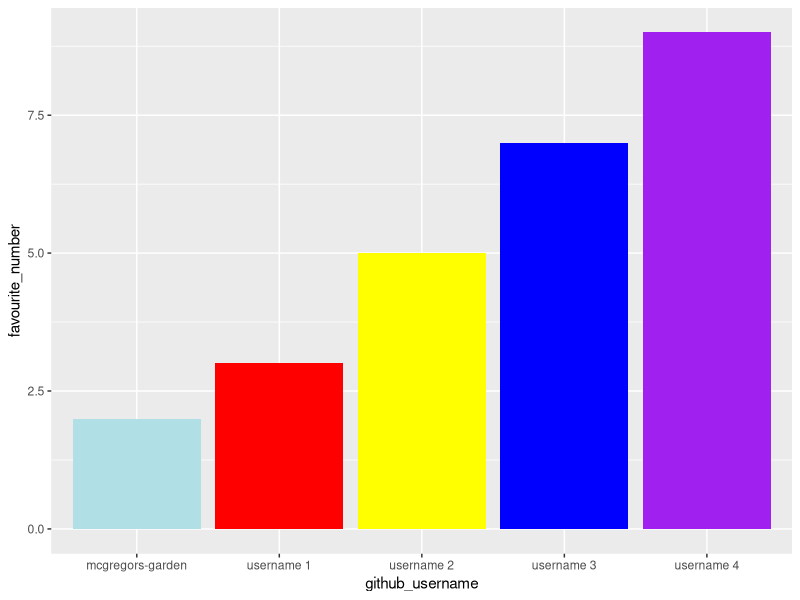

This chart was generated by the following R code:
## ---- chunk 1
library(tidyverse) 
## ---- chunk 2
team_data <- tibble(
  name = c("Peter Rabbit", "member 1", "member 2", 
           "member 3", "member 4"),
  github_username = c("mcgregors-garden", "username 1", "username 2", 
                      "username 3", "username 4"), 
  colour = c("powderblue", "red", "yellow", 
             "blue", "purple"),
  hobby = c("Hopping", "hobby 1", "hobby 2", 
            "hobby 3", "hobby 4"),
  favourite_number = c(2, 3, 5, 7, 9)
  )

team_data
## ---- chunk 3
p1 <- ggplot(data = team_data, 
             mapping = aes(x = github_username, 
                           y = favourite_number,
                           fill = colour)) +
  geom_col() + 
  scale_fill_identity()
p1
